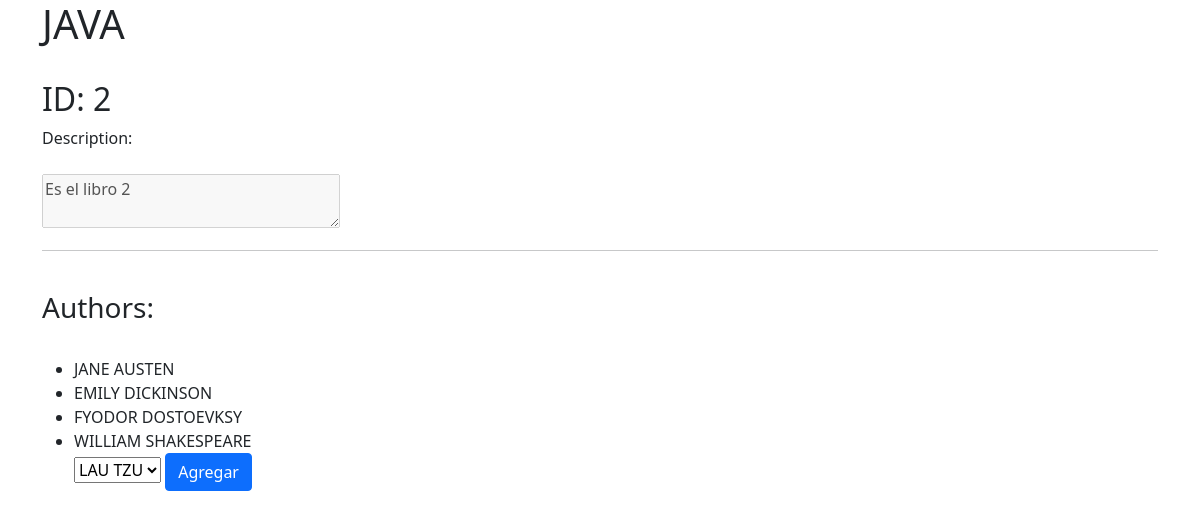
The page /books/2 on the database its author committed.
### books_authors_app/models.py (models this page shows)
class Book(models.Model):
    title = models.CharField(max_length=255)
    desc = models.TextField()
    created_at = models.DateTimeField(auto_now=True)
    updated_at = models.DateTimeField(auto_now=True)

class Author(models.Model):
    first_name = models.CharField(max_length=45)
    last_name = models.CharField(max_length=45)
    book = models.ManyToManyField(Book, related_name="authors")
    notes = models.CharField(max_length=255)
    created_at = models.DateTimeField(auto_now=True)
    updated_at = models.DateTimeField(auto_now=True)

### books_authors_app/views.py (the view, shortened to what this page needs)
# urls.py: path('books/<int:number>',views.book),
def book(request,number):
    sel_book = Book.objects.get(id=number)
    sel_authors = Author.objects.filter(book=sel_book)
    not_authors = Author.objects.exclude(book=sel_book)
    all_authors = Author.objects.all()
    context = {
            'selbook':sel_book,
            'selauthor':sel_authors,
            'allauthors': all_authors,
            'notauthors': not_authors
            }
    return render(request,'books.html', context)

### books_authors_app/templates/books.html (shortened to what this page needs)
<!DOCTYPE html>
<html lang="en">
<head>
    <link href="https://cdn.jsdelivr.net/npm/bootstrap@5.0.1/dist/css/bootstrap.min.css" rel="stylesheet">
</head>
<body>
    <div class="container">
        <h1>{{ selbook.title }}</h1>
        <br>
        <h2>ID: {{ selbook.id }}</h2>
        <label for="book_desc">Description:</label>
        <br>
        <br>
        <textarea disabled name="book_desc" cols="30" rows="2">{{ selbook.desc }}</textarea>
        <hr>
        <br>
        <h3>Authors: </h3>
        <br>
        <ul>
            {% for author in selauthor %}
            <li>
                {{ author.first_name }} {{ author.last_name }}
            </li>
            {% endfor %}
            <form action="/books/{{selbook.id}}" method="POST">
            <select name="auth_select">
            {% for authors in notauthors %}
                <option value="{{ authors.id }}">{{ authors.first_name }} {{ authors.last_name }}</option>
            {% endfor %}
            </select>
            <button type="submit" class="btn btn-primary">Agregar</button>
            </form>
        </ul>
        <br>
    </div>
</body>
</html>

### rows shown on the page
Book: id "2", book_desc "Es el libro 2"
Author: first_name "JANE", last_name "AUSTEN"
Author: first_name "EMILY", last_name "DICKINSON"
Author: first_name "FYODOR", last_name "DOSTOEVKSY"
Author: first_name "WILLIAM", last_name "SHAKESPEARE"

### other values the page prints
form field auth_select "LAU TZU"
